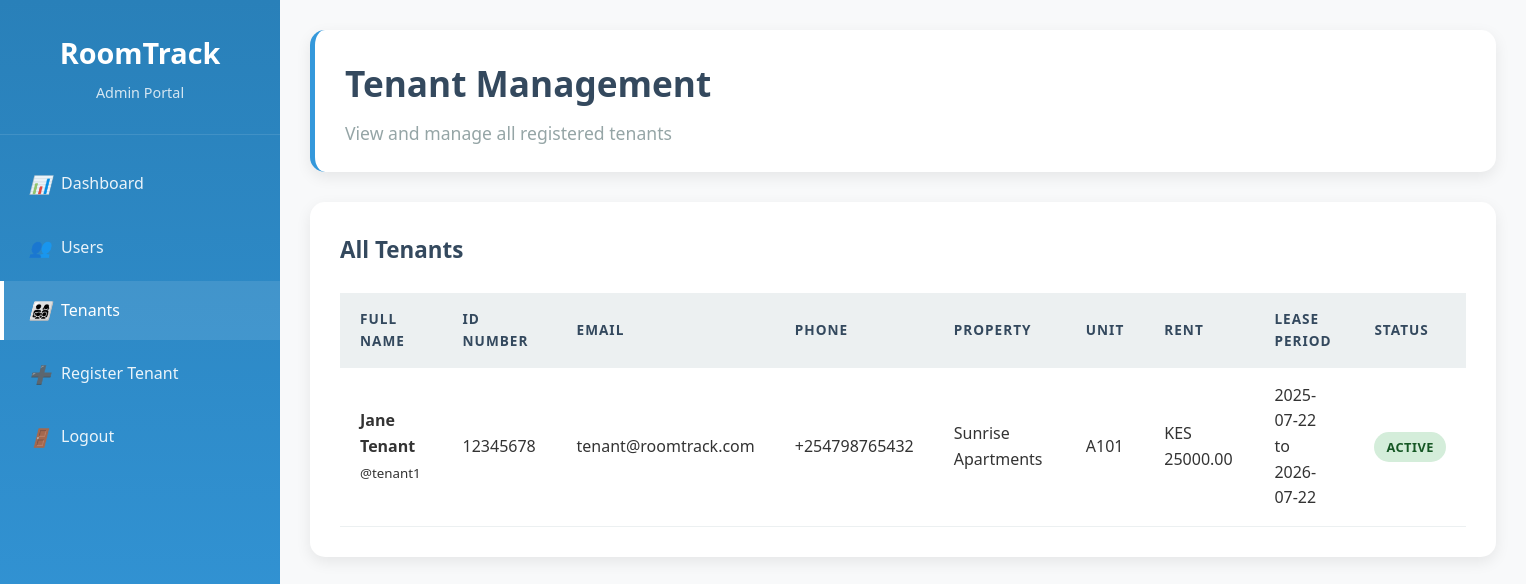
Screenshot of /admin/tenants (signed in) with the database file from the repository.
### models.py (models this page shows)
class User(UserMixin, db.Model):
    id = db.Column(db.Integer, primary_key=True)
    username = db.Column(db.String(80), unique=True, nullable=False)
    email = db.Column(db.String(120), unique=True, nullable=False)
    password = db.Column(db.String(200), nullable=False)
    role = db.Column(db.String(20), nullable=False)  # admin, landlord, tenant
    full_name = db.Column(db.String(200))
    id_number = db.Column(db.String(50))
    passport_number = db.Column(db.String(50))
    phone = db.Column(db.String(20))
    created_at = db.Column(db.DateTime, default=datetime.utcnow)
    landlord_properties = db.relationship('Property', backref='landlord', lazy=True)
    tenant_leases = db.relationship('Lease', backref='tenant', lazy=True, foreign_keys='Lease.tenant_id')
    maintenance_requests = db.relationship('MaintenanceRequest', backref='tenant', lazy=True)

class Property(db.Model):
    id = db.Column(db.Integer, primary_key=True)
    name = db.Column(db.String(200), nullable=False)
    address = db.Column(db.Text, nullable=False)
    total_units = db.Column(db.Integer, nullable=False)
    occupied_units = db.Column(db.Integer, default=0)
    landlord_id = db.Column(db.Integer, db.ForeignKey('user.id'), nullable=False)
    created_at = db.Column(db.DateTime, default=datetime.utcnow)
    units = db.relationship('Unit', backref='property', lazy=True, cascade='all, delete-orphan')

class Unit(db.Model):
    id = db.Column(db.Integer, primary_key=True)
    unit_number = db.Column(db.String(50), nullable=False)
    rent_amount = db.Column(db.Float, nullable=False)
    status = db.Column(db.String(20), default='vacant')  # vacant, occupied
    bedrooms = db.Column(db.Integer, default=1)
    bathrooms = db.Column(db.Integer, default=1)
    square_feet = db.Column(db.Integer)
    property_id = db.Column(db.Integer, db.ForeignKey('property.id'), nullable=False)
    leases = db.relationship('Lease', backref='unit', lazy=True, cascade='all, delete-orphan')
    maintenance_requests = db.relationship('MaintenanceRequest', backref='unit', lazy=True)

class Lease(db.Model):
    id = db.Column(db.Integer, primary_key=True)
    tenant_id = db.Column(db.Integer, db.ForeignKey('user.id'), nullable=False)
    unit_id = db.Column(db.Integer, db.ForeignKey('unit.id'), nullable=False)
    start_date = db.Column(db.Date, nullable=False)
    end_date = db.Column(db.Date, nullable=False)
    monthly_rent = db.Column(db.Float, nullable=False)
    security_deposit = db.Column(db.Float, default=0)
    status = db.Column(db.String(20), default='active')
    created_at = db.Column(db.DateTime, default=datetime.utcnow)
    payments = db.relationship('Payment', backref='lease', lazy=True, cascade='all, delete-orphan')

### app.py (the view)
@app.route('/admin/tenants')
@login_required
def admin_tenants():
    if current_user.role != 'admin':
        return redirect(url_for('index'))
    tenants = User.query.filter_by(role='tenant').all()
    tenants_data = []
    for tenant in tenants:
        lease = Lease.query.filter_by(tenant_id=tenant.id, status='active').first()
        tenants_data.append({
            'tenant': tenant,
            'lease': lease,
            'unit': lease.unit if lease else None,
            'property': lease.unit.property if lease and lease.unit else None
        })
    return render_template('admin/tenants.html', tenants_data=tenants_data)

### app.py (called while the page is built)
@login_manager.user_loader
def load_user(user_id):
    return User.query.get(int(user_id))

### templates/admin/tenants.html (shortened to what this page needs)
<!DOCTYPE html>
<html lang="en">
<head>
    <link rel="stylesheet" href="{{ url_for('static', filename='css/style.css') }}">
</head>
<body>
    <div class="dashboard">
        <div class="sidebar">
            <div class="sidebar-header">
                <h2>RoomTrack</h2>
                <p>Admin Portal</p>
            </div>
            <ul class="sidebar-nav">
                <li><a href="{{ url_for('admin_dashboard') }}"><i>📊</i> Dashboard</a></li>
                <li><a href="{{ url_for('admin_users') }}"><i>👥</i> Users</a></li>
                <li><a href="#" class="active"><i>👨‍👩‍👧‍👦</i> Tenants</a></li>
                <li><a href="{{ url_for('admin_register_tenant') }}"><i>➕</i> Register Tenant</a></li>
                <li><a href="{{ url_for('logout') }}"><i>🚪</i> Logout</a></li>
            </ul>
        </div>
        <div class="main-content">
            <div class="header">
                <h1>Tenant Management</h1>
                <p>View and manage all registered tenants</p>
            </div>
            <div class="table-container">
                <h3>All Tenants</h3>
                {% if tenants_data %}
                <table>
                    <thead>
                        <tr>
                            <th>Full Name</th>
                            <th>ID Number</th>
                            <th>Email</th>
                            <th>Phone</th>
                            <th>Property</th>
                            <th>Unit</th>
                            <th>Rent</th>
                            <th>Lease Period</th>
                            <th>Status</th>
                        </tr>
                    </thead>
                    <tbody>
                        {% for data in tenants_data %}
                        <tr>
                            <td>
                                <strong>{{ data.tenant.full_name }}</strong><br>
                                <small>@{{ data.tenant.username }}</small>
                            </td>
                            <td>{{ data.tenant.id_number }}</td>
                            <td>{{ data.tenant.email }}</td>
                            <td>{{ data.tenant.phone or 'N/A' }}</td>
                            <td>{{ data.property.name if data.property else 'N/A' }}</td>
                            <td>{{ data.unit.unit_number if data.unit else 'N/A' }}</td>
                            <td>
                                {% if data.lease %}
                                    KES {{ "%.2f"|format(data.lease.monthly_rent) }}
                                {% else %}
                                    N/A
                                {% endif %}
                            </td>
                            <td>
                                {% if data.lease %}
                                    {{ data.lease.start_date.strftime('%Y-%m-%d') }} to<br>
                                    {{ data.lease.end_date.strftime('%Y-%m-%d') }}
                                {% else %}
                                    No active lease
                                {% endif %}
                            </td>
                            <td>
                                {% if data.lease %}
                                    <span class="status-badge status-active">Active</span>
                                {% else %}
                                    <span class="status-badge status-vacant">No Unit</span>
                                {% endif %}
                            </td>
                        </tr>
                        {% endfor %}
                    </tbody>
                </table>
                {% else %}
                <div class="text-center p-20">
                    <h3>No Tenants Registered</h3>
                    <p>No tenants have been registered yet.</p>
                    <a href="{{ url_for('admin_register_tenant') }}" class="btn btn-primary">Register First Tenant</a>
                </div>
                {% endif %}
            </div>
        </div>
    </div>
</body>
</html>

### static/css/style.css (style rules this page uses)
:root { --primary-blue: #3498db; --dark-blue: #2980b9; --light-blue: #ecf0f1; --white: #ffffff; --gray: #95a5a6; --dark-gray: #34495e; --success: #27ae60; --warning: #f39c12; --danger: #e74c3c; --light-gray: #f8f9fa; }
* { margin: 0; padding: 0; box-sizing: border-box; }
body { font-family: 'Segoe UI', Tahoma, Geneva, Verdana, sans-serif; background-color: var(--light-gray); color: #333; line-height: 1.6; }
.dashboard { display: flex; min-height: 100vh; }
.sidebar { width: 280px; background: linear-gradient(180deg, var(--dark-blue), var(--primary-blue)); color: var(--white); padding: 0; position: fixed; height: 100vh; overflow-y: auto; }
.sidebar-header { padding: 30px 25px; border-bottom: 1px solid rgba(255,255,255,0.1); text-align: center; }
.sidebar-header h2 { color: var(--white); margin-bottom: 5px; font-size: 1.8em; }
.sidebar-header p { color: rgba(255,255,255,0.8); font-size: 0.9em; }
.sidebar-nav { list-style: none; margin-top: 20px; }
.sidebar-nav li { margin-bottom: 5px; }
.sidebar-nav a { display: flex; align-items: center; padding: 15px 25px; color: rgba(255,255,255,0.9); text-decoration: none; transition: all 0.3s ease; border-left: 4px solid transparent; }
.sidebar-nav a:hover, .sidebar-nav a.active { background: rgba(255,255,255,0.1); color: var(--white); border-left-color: var(--white); }
.sidebar-nav i { margin-right: 12px; width: 20px; text-align: center; font-size: 1.1em; }
.main-content { flex: 1; margin-left: 280px; padding: 30px; background-color: var(--light-gray); min-height: 100vh; }
.header { background: var(--white); padding: 25px 30px; border-radius: 15px; box-shadow: 0 5px 15px rgba(0,0,0,0.08); margin-bottom: 30px; border-left: 5px solid var(--primary-blue); }
.header h1 { color: var(--dark-gray); margin-bottom: 8px; font-size: 2.2em; }
.header p { color: var(--gray); font-size: 1.1em; }
.table-container { background: var(--white); padding: 30px; border-radius: 15px; box-shadow: 0 5px 15px rgba(0,0,0,0.08); overflow: hidden; }
.table-container h3 { color: var(--dark-gray); margin-bottom: 25px; font-size: 1.4em; }
table { width: 100%; border-collapse: collapse; margin-top: 10px; }
th, td { padding: 15px 20px; text-align: left; border-bottom: 1px solid var(--light-blue); }
th { background-color: var(--light-blue); color: var(--dark-gray); font-weight: 600; text-transform: uppercase; font-size: 0.85em; letter-spacing: 1px; }
.status-badge { padding: 6px 12px; border-radius: 20px; font-size: 0.8em; font-weight: 600; text-transform: uppercase; letter-spacing: 0.5px; }
.status-active { background-color: #d4edda; color: #155724; }

### rows the page displays
User: tenant.full_name "Jane Tenant", tenant.username "tenant1", tenant.id_number "12345678", tenant.email "tenant@roomtrack.com", tenant "+254798765432"
Property: property "Sunrise Apartments"
Unit: unit "A101"
Lease: lease.monthly_rent "25000.00", lease.start_date "2025-07-22", lease.end_date "2026-07-22"
